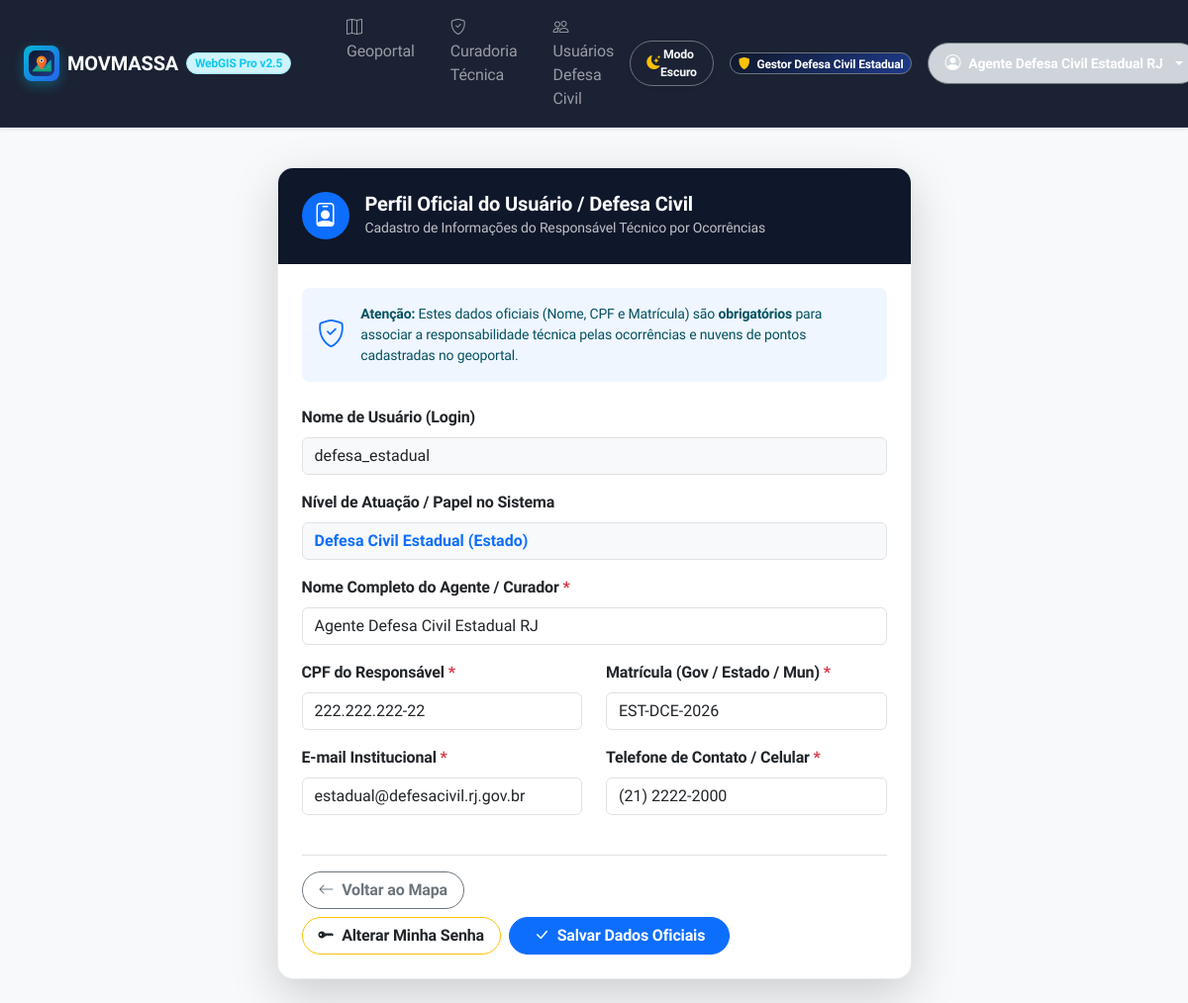
/profile (signed in), run on the app's committed database.
### tables this page shows
CREATE TABLE users (
            id INTEGER PRIMARY KEY AUTOINCREMENT,
            username TEXT UNIQUE NOT NULL,
            password_hash TEXT NOT NULL,
            role TEXT NOT NULL,
            role_level TEXT NOT NULL DEFAULT 'user',
            email TEXT,
            nome_completo TEXT,
            telefone TEXT,
            matricula TEXT,
            cpf TEXT
        , password TEXT, funcao TEXT DEFAULT 'agente');

### app_webgis/app.py (the view, shortened to what this page needs)
@app.route('/profile', methods=['GET', 'POST'])
@login_required
def profile():
    return render_template('profile.html')

### app_webgis/app.py (called while the page is built)
def get_db_connection():
    if DATABASE_URL:
        try:
            return DBWrapper(is_postgres=True)
        except Exception as e:
            print("Aviso: Conexão PostgreSQL falhou, utilizando SQLite local:", e)
            return DBWrapper(is_postgres=False)
    else:
        return DBWrapper(is_postgres=False)

@login_manager.user_loader
def load_user(user_id):
    conn = get_db_connection()
    user = conn.execute('SELECT * FROM users WHERE id = ?', (user_id,)).fetchone()
    conn.close()
    if user:
        u = dict(user)
        return User(
            id=u['id'],
            username=u['username'],
            role=u['role'],
            role_level=u.get('role_level', 'user'),
            email=u.get('email', ''),
            nome_completo=u.get('nome_completo', ''),
            telefone=u.get('telefone', ''),
            matricula=u.get('matricula', ''),
            cpf=u.get('cpf', '')
        )

    def execute(self, query, params=()):
        if self.is_postgres:
            pg_query = query.replace('?', '%s')
            cursor = self.conn.cursor()
            cursor.execute(pg_query, params)
            return cursor
        else:
            return self.conn.execute(query, params)

    def close(self):
        self.conn.close()

### app_webgis/templates/profile.html
{% extends 'base.html' %}
{% block content %}
<div class="container py-4">
    <div class="row justify-content-center">
        <div class="col-md-8 col-lg-7">
            <div class="card shadow-lg border-0 rounded-4 overflow-hidden">
                <div class="card-header bg-dark-slate text-white p-4">
                    <div class="d-flex align-items-center gap-3">
                        <div class="bg-primary text-white rounded-circle d-flex align-items-center justify-content-center" style="width: 48px; height: 48px; font-size: 1.5rem;">
                            <i class="bi bi-person-badge"></i>
                        </div>
                        <div>
                            <h5 class="mb-0 fw-bold">Perfil Oficial do Usuário / Defesa Civil</h5>
                            <small class="text-light opacity-75">Cadastro de Informações do Responsável Técnico por Ocorrências</small>
                        </div>
                    </div>
                </div>
                <div class="card-body p-4">
                    <div class="alert alert-info border-0 rounded-3 mb-4 d-flex align-items-center gap-3" style="background-color: #EFF6FF;">
                        <i class="bi bi-shield-check text-primary fs-3"></i>
                        <div class="small">
                            <strong>Atenção:</strong> Estes dados oficiais (Nome, CPF e Matrícula) são <strong>obrigatórios</strong> para associar a responsabilidade técnica pelas ocorrências e nuvens de pontos cadastradas no geoportal.
                        </div>
                    </div>
                    <form action="{{ url_for('profile') }}" method="POST">
                        <div class="mb-3">
                            <label class="form-label fw-bold">Nome de Usuário (Login)</label>
                            <input type="text" class="form-control bg-light" value="{{ current_user.username }}" readonly disabled>
                        </div>
                        <div class="mb-3">
                            <label class="form-label fw-bold">Nível de Atuação / Papel no Sistema</label>
                            {% set level_label = {
                                'admin_geral': 'Administrador Geral',
                                'admin_nacional': 'Defesa Civil Nacional (Governo)',
                                'admin_estadual': 'Defesa Civil Estadual (Estado)',
                                'admin_municipal': 'Defesa Civil Municipal (Município)',
                                'org': 'Organização Parceira',
                                'user': 'Usuário Comum'
                            }.get(current_user.role_level, current_user.role_level) %}
                            <input type="text" class="form-control bg-light fw-bold text-primary" value="{{ level_label }}" readonly disabled>
                        </div>
                        <div class="mb-3">
                            <label for="nome_completo" class="form-label fw-bold">Nome Completo do Agente / Curador <span class="text-danger">*</span></label>
                            <input type="text" class="form-control" id="nome_completo" name="nome_completo" value="{{ current_user.nome_completo or '' }}" placeholder="Ex: Dr. João da Silva" required>
                        </div>
                        <div class="row">
                            <div class="col-md-6 mb-3">
                                <label for="cpf" class="form-label fw-bold">CPF do Responsável <span class="text-danger">*</span></label>
                                <input type="text" class="form-control" id="cpf" name="cpf" value="{{ current_user.cpf or '' }}" placeholder="000.000.000-00" required>
                            </div>
                            <div class="col-md-6 mb-3">
                                <label for="matricula" class="form-label fw-bold">Matrícula (Gov / Estado / Mun) <span class="text-danger">*</span></label>
                                <input type="text" class="form-control" id="matricula" name="matricula" value="{{ current_user.matricula or '' }}" placeholder="Ex: MAT-2026-09" required>
                            </div>
                        </div>
                        <div class="row">
                            <div class="col-md-6 mb-3">
                                <label for="email" class="form-label fw-bold">E-mail Institucional <span class="text-danger">*</span></label>
                                <input type="email" class="form-control" id="email" name="email" value="{{ current_user.email or '' }}" placeholder="exemplo@defesacivil.gov.br" required>
                            </div>
                            <div class="col-md-6 mb-3">
                                <label for="telefone" class="form-label fw-bold">Telefone de Contato / Celular <span class="text-danger">*</span></label>
                                <input type="text" class="form-control" id="telefone" name="telefone" value="{{ current_user.telefone or '' }}" placeholder="(00) 90000-0000" required>
                            </div>
                        </div>
                        <div class="d-flex justify-content-between align-items-center mt-4 pt-3 border-top flex-wrap gap-2">
                            <a href="{{ url_for('index') }}" class="btn btn-outline-secondary rounded-pill px-3">
                                <i class="bi bi-arrow-left me-1"></i> Voltar ao Mapa
                            </a>
                            <div class="d-flex gap-2">
                                <a href="{{ url_for('change_password') }}" class="btn btn-outline-warning text-dark rounded-pill px-3 fw-bold">
                                    <i class="bi bi-key-fill me-1"></i> Alterar Minha Senha
                                </a>
                                <button type="submit" class="btn btn-primary rounded-pill px-4 fw-bold">
                                    <i class="bi bi-check-lg me-1"></i> Salvar Dados Oficiais
                                </button>
                            </div>
                        </div>
                    </form>
                </div>
            </div>
        </div>
    </div>
</div>
{% endblock %}

### app_webgis/templates/base.html (shortened to what this page needs)
<!DOCTYPE html>
<html lang="pt-BR">
<head>
    <link href="https://cdn.jsdelivr.net/npm/bootstrap@5.3.0/dist/css/bootstrap.min.css" rel="stylesheet">
    <link rel="stylesheet" href="https://cdn.jsdelivr.net/npm/bootstrap-icons@1.11.1/font/bootstrap-icons.css">
    <link rel="stylesheet" href="https://unpkg.com/leaflet@1.9.4/dist/leaflet.css" />
    <link rel="stylesheet" href="https://unpkg.com/leaflet.markercluster/dist/MarkerCluster.css" />
    <link rel="stylesheet" href="https://unpkg.com/leaflet.markercluster/dist/MarkerCluster.Default.css" />
    <link rel="stylesheet" href="https://unpkg.com/maplibre-gl@3.6.2/dist/maplibre-gl.css" />
    <link rel="stylesheet" href="{{ url_for('static', filename='css/style.css') }}">
</head>
<body class="bg-light">
    <nav class="navbar navbar-expand-lg navbar-dark navbar-glass sticky-top shadow-sm">
        <div class="container-fluid px-4">
            <a class="navbar-brand d-flex align-items-center gap-2 fw-bold text-white" href="{{ url_for('index') }}">
                <span class="brand-icon rounded-3 d-flex align-items-center justify-content-center p-1">
                    <img src="{{ url_for('static', filename='favicon.svg') }}" width="26" height="26" alt="MOVMASSA Logo">
                </span>
                <span class="d-flex align-items-center gap-2">
                    <span class="fs-5 tracking-tight fw-extrabold text-white">MOVMASSA</span>
                    <span class="badge bg-info-subtle text-info border border-info-subtle fs-7 rounded-pill px-2.5 py-1 fw-semibold">WebGIS Pro v2.5</span>
                </span>
            </a>
            <div class="collapse navbar-collapse" id="navbarNav">
                <ul class="navbar-nav me-auto ms-lg-4 gap-1">
                    {% if current_user.is_authenticated %}
                        <li class="nav-item">
                            <a class="nav-link px-3 py-2 rounded-2 {% if request.endpoint == 'index' %}active bg-primary text-white{% endif %}" href="{{ url_for('index') }}">
                                <i class="bi bi-map me-1"></i> Geoportal
                            </a>
                        </li>
                        <li class="nav-item">
                            <a class="nav-link px-3 py-2 rounded-2 {% if request.endpoint == 'curadoria' %}active bg-primary text-white{% endif %}" href="{{ url_for('curadoria') }}">
                                <i class="bi bi-shield-check me-1"></i> Curadoria Técnica
                            </a>
                        </li>
                        {% if current_user.role_level == 'admin_geral' or current_user.role in ['admin', 'org'] or current_user.funcao in ['gestor', 'gestor_agente'] %}
                            <li class="nav-item">
                                <a class="nav-link px-3 py-2 rounded-2 {% if request.endpoint == 'admin' %}active bg-primary text-white{% endif %}" href="{{ url_for('admin') }}">
                                    <i class="bi bi-people me-1"></i> Usuários Defesa Civil
                                </a>
                            </li>
                        {% endif %}
                    {% endif %}
                </ul>
                <ul class="navbar-nav ms-auto align-items-lg-center gap-2">
                    <li class="nav-item me-lg-2">
                        <button type="button" id="btnThemeToggle" class="btn btn-outline-light btn-sm rounded-pill px-3 py-1 d-flex align-items-center gap-1.5 border-secondary shadow-sm" title="Alternar Modo Escuro / Claro">
                            <i id="themeToggleIcon" class="bi bi-moon-stars-fill text-warning"></i>
                            <span id="themeToggleText" class="small fw-semibold">Modo Escuro</span>
                        </button>
                    </li>
                    {% if current_user.is_authenticated %}
                        <li class="nav-item d-flex align-items-center gap-2 me-lg-2">
                            <span class="badge bg-gradient-navy text-white px-2 py-1 rounded-pill border border-secondary" style="font-size: 0.75rem;">
                                <i class="bi bi-shield-fill text-warning me-1"></i> {{ level_label }}
                            </span>
                        </li>
                        <li class="nav-item dropdown">
                            <a class="nav-link dropdown-toggle text-white d-flex align-items-center gap-2 bg-dark-subtle px-3 py-1.5 rounded-pill border border-secondary" href="#" role="button" data-bs-toggle="dropdown">
                                <i class="bi bi-person-circle fs-6"></i>
                                <span class="fw-semibold small">{{ current_user.nome_completo or current_user.username }}</span>
                            </a>
                        </li>
                    {% else %}
                        <li class="nav-item">
                            <a class="btn btn-outline-light btn-sm px-3 rounded-pill" href="{{ url_for('login') }}">
                                <i class="bi bi-lock me-1"></i> Entrar no Sistema
                            </a>
                        </li>
                    {% endif %}
                </ul>
            </div>
        </div>
    </nav>
    <div class="container-fluid px-4 mt-3">
        {% block content %}{% endblock %}
    </div>
</body>
</html>

### app_webgis/static/css/style.css (style rules this page uses)
:root { --primary-navy: #0F172A; --primary-navy-light: #1E293B; --secondary-blue: #1E3A8A; --accent-emerald: #059669; --accent-cyan: #06B6D4; --accent-amber: #D97706; --accent-rose: #E11D48; --bg-slate: #F8FAFC; --bg-surface: #FFFFFF; --text-main: #0F172A; --text-muted: #64748B; --border-light: #E2E8F0; --font-sans: 'Plus Jakarta Sans', system-ui, -apple-system, sans-serif; --shadow-sm: 0 2px 4px rgba(15, 23, 42, 0.04); --shadow-md: 0 6px 16px -2px rgba(15, 23, 42, 0.08); --shadow-lg: 0 16px 32px -4px rgba(15, 23, 42, 0.12); --shadow-glow: 0 0 20px rgba(6, 182, 212, 0.25); --radius-sm: 8px; --radius-md: 12px; --radius-lg: 18px; --radius-xl: 24px; --radius-full: 9999px; }
body { font-family: var(--font-sans); background-color: var(--bg-slate); color: var(--text-main); letter-spacing: -0.01em; -webkit-font-smoothing: antialiased; }
.bg-dark-slate { background-color: var(--primary-navy) !important; }
.bg-gradient-navy { background: linear-gradient(135deg, #0F172A 0%, #1E3A8A 100%) !important; }
.fs-7 { font-size: 0.75rem !important; }
.navbar-glass { background: rgba(15, 23, 42, 0.95) !important; backdrop-filter: blur(20px); -webkit-backdrop-filter: blur(20px); border-bottom: 1px solid rgba(255, 255, 255, 0.08); }
.brand-icon { width: 36px; height: 36px; background: linear-gradient(135deg, #06B6D4 0%, #2563EB 100%); box-shadow: 0 4px 12px rgba(6, 182, 212, 0.35); transition: transform 0.3s ease; }
.nav-link { transition: all 0.2s ease; font-weight: 500; }
.card { border: 1px solid rgba(226, 232, 240, 0.8) !important; box-shadow: var(--shadow-sm); transition: transform 0.25s ease, box-shadow 0.25s ease; }
.btn { font-weight: 600; transition: all 0.2s cubic-bezier(0.4, 0, 0.2, 1); letter-spacing: -0.01em; }

### data on the page
users: nome_completo "Agente Defesa Civil Estadual RJ", username "defesa_estadual", cpf "222.222.222-22", matricula "EST-DCE-2026", email "estadual@defesacivil.rj.gov.br", telefone "(21) 2222-2000"

### other printed values
{{ level_label }} "Gestor Defesa Civil Estadual"
